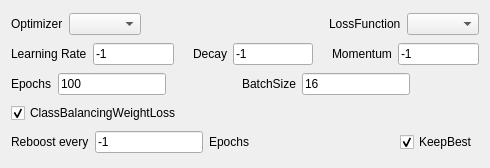
<?xml version="1.0" encoding="UTF-8"?>
<ui version="4.0">
 <class>FrameLearning</class>
 <widget class="QFrame" name="FrameLearning">
  <property name="geometry">
   <rect>
    <x>0</x>
    <y>0</y>
    <width>490</width>
    <height>168</height>
   </rect>
  </property>
  <property name="windowTitle">
   <string>Frame</string>
  </property>
  <layout class="QGridLayout" name="gridLayout">
   <item row="4" column="0">
    <layout class="QHBoxLayout" name="horizontalLayout_6">
     <item>
      <widget class="QLabel" name="label_4">
       <property name="text">
        <string>Reboost every</string>
       </property>
      </widget>
     </item>
     <item>
      <widget class="QLineEdit" name="leReboost">
       <property name="enabled">
        <bool>true</bool>
       </property>
       <property name="sizePolicy">
        <sizepolicy hsizetype="Preferred" vsizetype="Fixed">
         <horstretch>0</horstretch>
         <verstretch>0</verstretch>
        </sizepolicy>
       </property>
       <property name="text">
        <string>-1</string>
       </property>
      </widget>
     </item>
     <item>
      <widget class="QLabel" name="label_14">
       <property name="text">
        <string>Epochs</string>
       </property>
      </widget>
     </item>
     <item>
      <spacer name="horizontalSpacer_12">
       <property name="orientation">
        <enum>Qt::Horizontal</enum>
       </property>
       <property name="sizeHint" stdset="0">
        <size>
         <width>40</width>
         <height>20</height>
        </size>
       </property>
      </spacer>
     </item>
     <item>
      <widget class="QCheckBox" name="cbKeepBest">
       <property name="text">
        <string>KeepBest</string>
       </property>
       <property name="checked">
        <bool>true</bool>
       </property>
      </widget>
     </item>
    </layout>
   </item>
   <item row="0" column="0">
    <layout class="QHBoxLayout" name="horizontalLayout">
     <item>
      <widget class="QLabel" name="label">
       <property name="text">
        <string>Optimizer</string>
       </property>
      </widget>
     </item>
     <item>
      <widget class="QComboBox" name="cbOptimizer">
       <property name="currentIndex">
        <number>-1</number>
       </property>
      </widget>
     </item>
     <item>
      <spacer name="horizontalSpacer_10">
       <property name="orientation">
        <enum>Qt::Horizontal</enum>
       </property>
       <property name="sizeHint" stdset="0">
        <size>
         <width>40</width>
         <height>20</height>
        </size>
       </property>
      </spacer>
     </item>
     <item>
      <widget class="QLabel" name="label_2">
       <property name="text">
        <string>LossFunction</string>
       </property>
      </widget>
     </item>
     <item>
      <widget class="QComboBox" name="cbLossFunction">
       <property name="enabled">
        <bool>true</bool>
       </property>
      </widget>
     </item>
    </layout>
   </item>
   <item row="1" column="0">
    <layout class="QHBoxLayout" name="horizontalLayout_4">
     <item>
      <widget class="QLabel" name="label_9">
       <property name="text">
        <string>Learning Rate</string>
       </property>
      </widget>
     </item>
     <item>
      <widget class="QLineEdit" name="leLearningRate">
       <property name="text">
        <string>-1</string>
       </property>
      </widget>
     </item>
     <item>
      <spacer name="horizontalSpacer_2">
       <property name="orientation">
        <enum>Qt::Horizontal</enum>
       </property>
       <property name="sizeHint" stdset="0">
        <size>
         <width>40</width>
         <height>20</height>
        </size>
       </property>
      </spacer>
     </item>
     <item>
      <widget class="QLabel" name="label_11">
       <property name="text">
        <string>Decay</string>
       </property>
      </widget>
     </item>
     <item>
      <widget class="QLineEdit" name="leDecay">
       <property name="enabled">
        <bool>true</bool>
       </property>
       <property name="text">
        <string>-1</string>
       </property>
      </widget>
     </item>
     <item>
      <spacer name="horizontalSpacer_3">
       <property name="orientation">
        <enum>Qt::Horizontal</enum>
       </property>
       <property name="sizeHint" stdset="0">
        <size>
         <width>40</width>
         <height>20</height>
        </size>
       </property>
      </spacer>
     </item>
     <item>
      <widget class="QLabel" name="label_10">
       <property name="text">
        <string>Momentum</string>
       </property>
      </widget>
     </item>
     <item>
      <widget class="QLineEdit" name="leMomentum">
       <property name="enabled">
        <bool>true</bool>
       </property>
       <property name="text">
        <string>-1</string>
       </property>
       <property name="readOnly">
        <bool>false</bool>
       </property>
      </widget>
     </item>
    </layout>
   </item>
   <item row="2" column="0">
    <layout class="QHBoxLayout" name="horizontalLayout_3">
     <item>
      <widget class="QLabel" name="label_8">
       <property name="text">
        <string>Epochs</string>
       </property>
      </widget>
     </item>
     <item>
      <widget class="QLineEdit" name="leEpochs">
       <property name="sizePolicy">
        <sizepolicy hsizetype="Preferred" vsizetype="Fixed">
         <horstretch>0</horstretch>
         <verstretch>0</verstretch>
        </sizepolicy>
       </property>
       <property name="text">
        <string>100</string>
       </property>
      </widget>
     </item>
     <item>
      <spacer name="horizontalSpacer">
       <property name="orientation">
        <enum>Qt::Horizontal</enum>
       </property>
       <property name="sizeHint" stdset="0">
        <size>
         <width>40</width>
         <height>20</height>
        </size>
       </property>
      </spacer>
     </item>
     <item>
      <widget class="QLabel" name="label_7">
       <property name="text">
        <string>BatchSize</string>
       </property>
      </widget>
     </item>
     <item>
      <widget class="QLineEdit" name="leBatchSize">
       <property name="enabled">
        <bool>true</bool>
       </property>
       <property name="sizePolicy">
        <sizepolicy hsizetype="Preferred" vsizetype="Fixed">
         <horstretch>0</horstretch>
         <verstretch>0</verstretch>
        </sizepolicy>
       </property>
       <property name="toolTip">
        <string>&lt;html&gt;&lt;head/&gt;&lt;body&gt;&lt;p&gt;The batch size is commonly set at 32.&lt;/p&gt;&lt;p&gt;It can 0 or any value greater than nb_sample for a full batch&lt;/p&gt;&lt;/body&gt;&lt;/html&gt;</string>
       </property>
       <property name="text">
        <string>16</string>
       </property>
      </widget>
     </item>
     <item>
      <spacer name="horizontalSpacer_9">
       <property name="orientation">
        <enum>Qt::Horizontal</enum>
       </property>
       <property name="sizeHint" stdset="0">
        <size>
         <width>40</width>
         <height>20</height>
        </size>
       </property>
      </spacer>
     </item>
    </layout>
   </item>
   <item row="3" column="0">
    <layout class="QHBoxLayout" name="horizontalLayout_2">
     <item>
      <widget class="QCheckBox" name="cbClassBalancingWeightLoss">
       <property name="text">
        <string>ClassBalancingWeightLoss</string>
       </property>
       <property name="checked">
        <bool>true</bool>
       </property>
      </widget>
     </item>
     <item>
      <spacer name="horizontalSpacer_4">
       <property name="orientation">
        <enum>Qt::Horizontal</enum>
       </property>
       <property name="sizeHint" stdset="0">
        <size>
         <width>40</width>
         <height>20</height>
        </size>
       </property>
      </spacer>
     </item>
    </layout>
   </item>
  </layout>
 </widget>
 <resources/>
 <connections/>
</ui>
